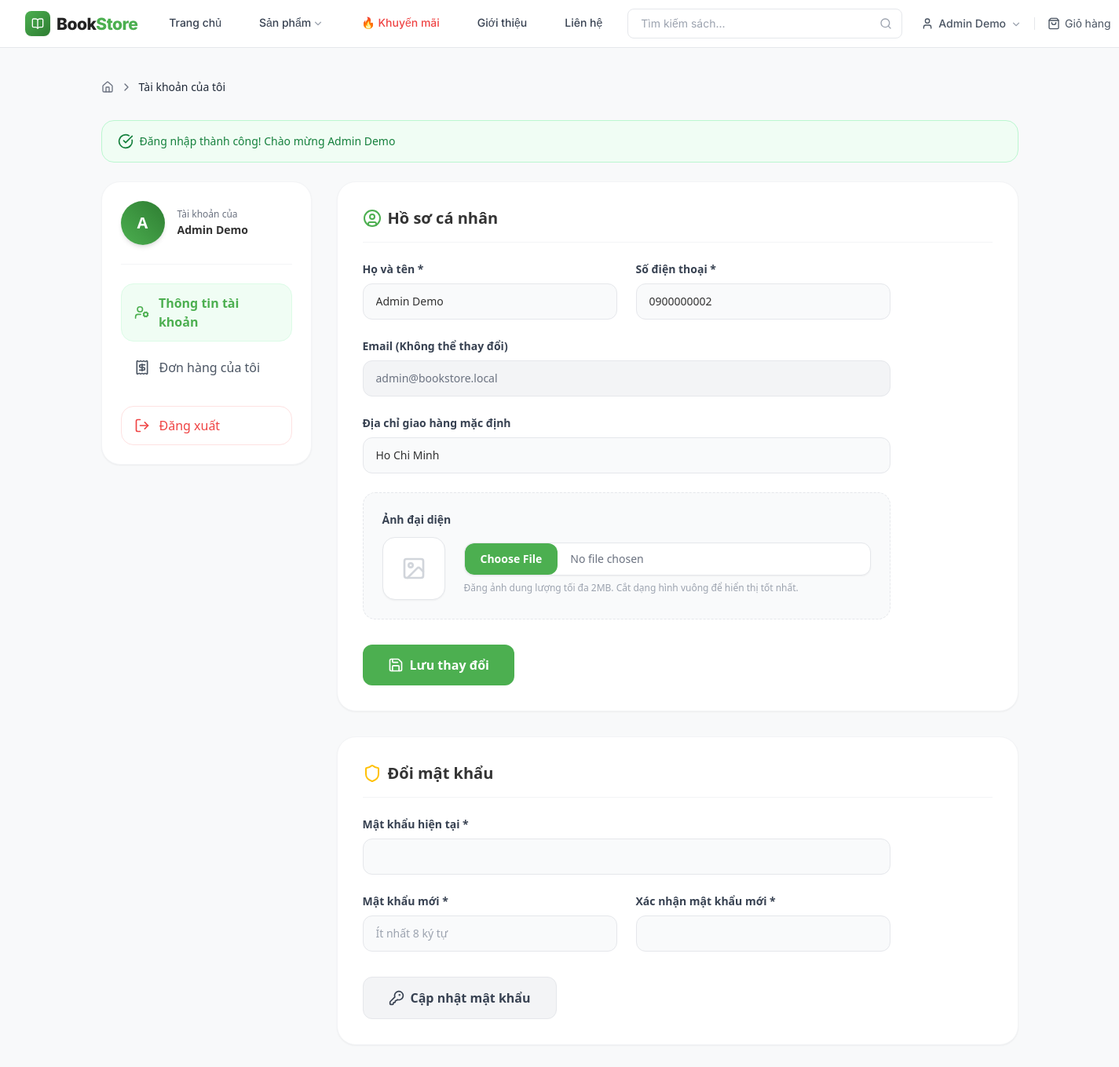
The page /BASE_URL?act=profile (signed in) on the database its author committed.
### tables this page shows
CREATE TABLE users (
  user_id    INT          NOT NULL AUTO_INCREMENT,
  role_id    INT          NOT NULL DEFAULT 2,       
  full_name  VARCHAR(150) NOT NULL,
  email      VARCHAR(150) NOT NULL UNIQUE,
  password   VARCHAR(255) NOT NULL,
  phone      VARCHAR(20)           DEFAULT NULL,
  address    TEXT                  DEFAULT NULL,
  avatar     VARCHAR(255)          DEFAULT NULL,
  status     TINYINT      NOT NULL DEFAULT 1       COMMENT '1=active, 0=inactive',
  created_at DATETIME     NOT NULL DEFAULT CURRENT_TIMESTAMP,
  updated_at DATETIME     NOT NULL DEFAULT CURRENT_TIMESTAMP ON UPDATE CURRENT_TIMESTAMP,
  PRIMARY KEY (user_id),
  CONSTRAINT fk_users_role FOREIGN KEY (role_id) REFERENCES roles (role_id)
    ON UPDATE CASCADE ON DELETE RESTRICT
);

### views/customer/profile.php (the view, shortened to what the rows shown need)
<?php
require_once './views/components/navbar.php';
?>
<div class="bg-[#F8F9FA] min-h-screen py-10 font-sans">
    <div class="max-w-[1200px] mx-auto px-4">
        <div class="grid grid-cols-1 lg:grid-cols-4 gap-8">
            <div class="lg:col-span-1">
                <div class="bg-white rounded-3xl p-6 shadow-sm border border-gray-100 flex flex-col gap-6">
                    <div class="flex items-center gap-4">
                        <div class="w-14 h-14 rounded-full bg-gradient-to-tr from-[#4CAF50] to-[#2E7D32] flex items-center justify-center text-white font-bold text-xl uppercase shadow-md overflow-hidden relative group">
                            <?php if (!empty($user['avatar'])): ?>
                                <img src="<?= BASE_URL . ltrim($user['avatar'], '/') ?>" class="w-full h-full object-cover">
                            <?php else: ?>
                                <?= mb_substr($user['fullname'], 0, 1) ?>
                            <?php endif; ?>
                        </div>
                        <div>
                            <p class="text-xs text-gray-500 mb-0.5">Tài khoản của</p>
                            <p class="text-sm font-bold text-[#333] line-clamp-1"><?= htmlspecialchars($user['fullname']) ?></p>
                        </div>
                    </div>
                </div>
            </div>
            <div class="lg:col-span-3">
                <div class="bg-white rounded-3xl p-8 shadow-sm border border-gray-100 mb-8">
                    <h2 class="text-xl font-extrabold text-[#333] flex items-center gap-2 border-b border-gray-100 pb-4 mb-6">
                        <i data-lucide="user-circle" class="w-6 h-6 text-[#4CAF50]"></i> Hồ sơ cá nhân
                    </h2>
                    <form action="<?= BASE_URL ?>?act=profile-update" method="POST" enctype="multipart/form-data" class="max-w-2xl">
                        <div class="grid grid-cols-1 md:grid-cols-2 gap-6 mb-6">
                            <div>
                                <label class="block text-sm font-semibold text-gray-700 mb-2">Họ và tên *</label>
                                <input type="text" name="fullname" value="<?= htmlspecialchars($user['fullname'] ?? '') ?>" class="w-full px-4 py-3 bg-gray-50 border border-gray-200 rounded-xl focus:bg-white focus:border-[#4CAF50] focus:ring-2 focus:ring-[#4CAF50]/20 outline-none transition-all text-sm text-[#333]" required>
                            </div>
                            <div>
                                <label class="block text-sm font-semibold text-gray-700 mb-2">Số điện thoại *</label>
                                <input type="tel" name="phone" value="<?= htmlspecialchars($user['phone'] ?? '') ?>" class="w-full px-4 py-3 bg-gray-50 border border-gray-200 rounded-xl focus:bg-white focus:border-[#4CAF50] focus:ring-2 focus:ring-[#4CAF50]/20 outline-none transition-all text-sm text-[#333]" required>
                            </div>
                        </div>
                        <div class="mb-6">
                            <label class="block text-sm font-semibold text-gray-700 mb-2">Email (Không thể thay đổi)</label>
                            <input type="email" value="<?= htmlspecialchars($user['email'] ?? '') ?>" disabled class="w-full px-4 py-3 bg-gray-100 border border-gray-200 rounded-xl outline-none text-sm text-gray-500 cursor-not-allowed">
                        </div>
                        <div class="mb-6">
                            <label class="block text-sm font-semibold text-gray-700 mb-2">Địa chỉ giao hàng mặc định</label>
                            <input type="text" name="address" value="<?= htmlspecialchars($user['address'] ?? '') ?>" class="w-full px-4 py-3 bg-gray-50 border border-gray-200 rounded-xl focus:bg-white focus:border-[#4CAF50] focus:ring-2 focus:ring-[#4CAF50]/20 outline-none transition-all text-sm text-[#333]" placeholder="Số nhà, Tên đường, Phường/Xã, Quận/Huyện, Tỉnh/Thành phố">
                        </div>
                    </form>
                </div>
                <div class="bg-white rounded-3xl p-8 shadow-sm border border-gray-100">
                    <h2 class="text-xl font-extrabold text-[#333] flex items-center gap-2 border-b border-gray-100 pb-4 mb-6">
                        <i data-lucide="shield" class="w-6 h-6 text-[#FFC107]"></i> Đổi mật khẩu
                    </h2>
                </div>
            </div>
        </div>
    </div>
</div>
<?php require_once './views/components/customer_footer.php'; ?>

### views/components/navbar.php (shortened to what the rows shown need)
<?php
$isLoggedIn = isset($_SESSION['currentUser']);
?>
<!DOCTYPE html>
<html lang="vi" class="h-full">
<head>
    <script src="https://cdn.tailwindcss.com"></script>
</head>
<body class="h-full bg-[#F9F9F9]">
<header class="bg-white border-b border-gray-200 sticky top-0 z-50">
    <div class="w-full px-8 flex items-center h-[60px] gap-6">
        <div class="hidden md:flex items-center gap-4 text-sm shrink-0">
            <?php
            $currentUser = $_SESSION['currentUser'] ?? null;
            if ($isLoggedIn): ?>
                <div class="has-dropdown flex items-center h-full">
                    <div class="flex items-center gap-1.5 text-gray-600 hover:text-[#4CAF50] transition-colors cursor-pointer py-2">
                        <i data-lucide="user" class="w-4 h-4"></i>
                        <span class="max-w-[100px] truncate font-medium"><?= htmlspecialchars($currentUser['fullname'] ?? 'Tài khoản') ?></span>
                        <i data-lucide="chevron-down" class="w-3.5 h-3.5 text-gray-400 mt-0.5"></i>
                    </div>
                </div>
                <a href="<?= BASE_URL ?>?act=cart"
                   class="flex items-center gap-1.5 text-gray-600 hover:text-[#4CAF50] transition-colors relative py-2">
                    <i data-lucide="shopping-bag" class="w-4 h-4"></i>
                    <span>Giỏ hàng</span>
                </a>
            <?php endif; ?>
        </div>
    </div>
</header>

### rows shown on the page
users: full_name "Admin Demo", full_name "A", fullname "Admin Demo", phone "0900000002", email "admin@bookstore.local", address "Ho Chi Minh"

### other values the page prints
$success "Đăng nhập thành công! Chào mừng Admin Demo"
